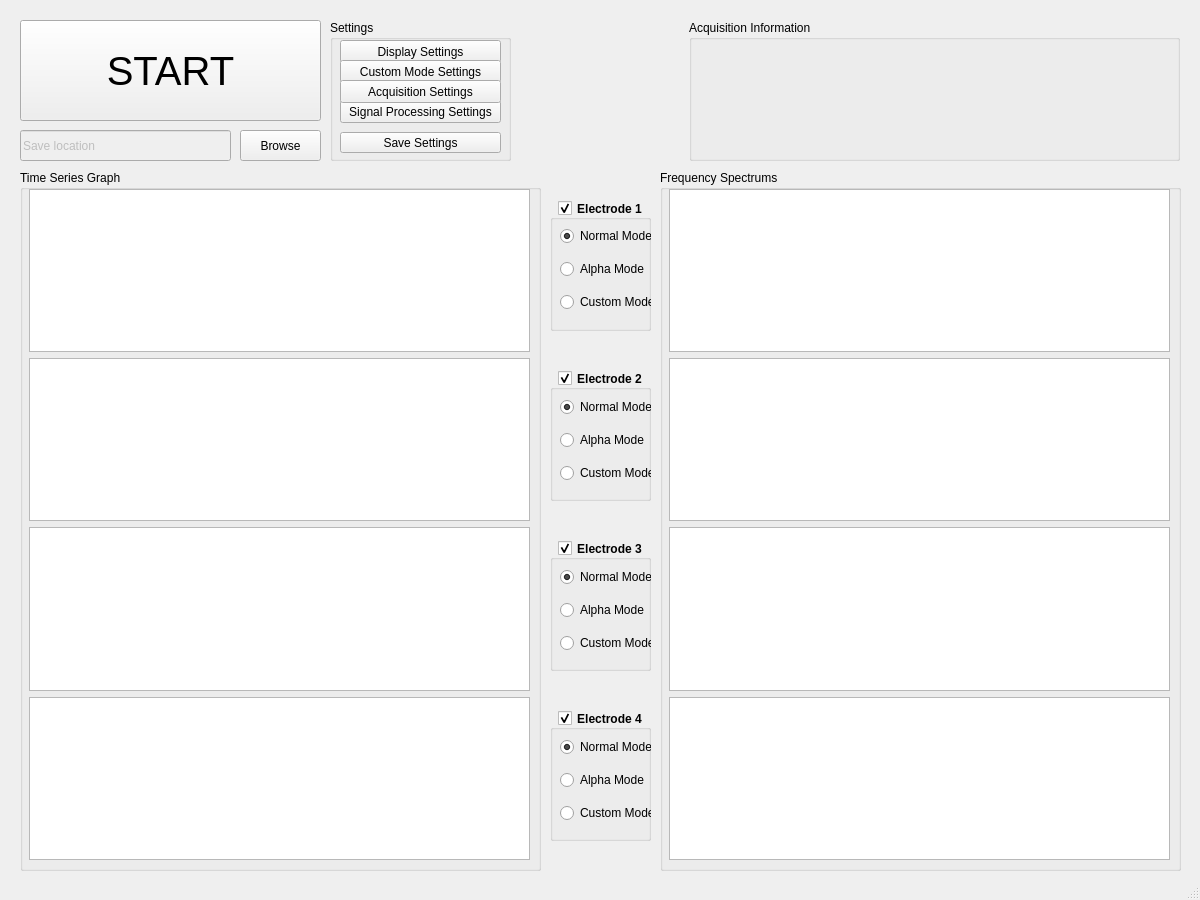
<?xml version="1.0" encoding="UTF-8"?>
<ui version="4.0">
 <class>MainWindow</class>
 <widget class="QMainWindow" name="MainWindow">
  <property name="geometry">
   <rect>
    <x>0</x>
    <y>0</y>
    <width>1200</width>
    <height>900</height>
   </rect>
  </property>
  <property name="minimumSize">
   <size>
    <width>1200</width>
    <height>900</height>
   </size>
  </property>
  <property name="maximumSize">
   <size>
    <width>1200</width>
    <height>900</height>
   </size>
  </property>
  <property name="windowTitle">
   <string>MainWindow</string>
  </property>
  <property name="dockOptions">
   <set>QMainWindow::AllowTabbedDocks|QMainWindow::AnimatedDocks</set>
  </property>
  <widget class="QWidget" name="centralwidget">
   <widget class="QPushButton" name="btn_startstop">
    <property name="geometry">
     <rect>
      <x>20</x>
      <y>20</y>
      <width>301</width>
      <height>101</height>
     </rect>
    </property>
    <property name="font">
     <font>
      <pointsize>30</pointsize>
      <weight>50</weight>
      <bold>false</bold>
      <stylestrategy>PreferDefault</stylestrategy>
      <kerning>true</kerning>
     </font>
    </property>
    <property name="cursor">
     <cursorShape>ArrowCursor</cursorShape>
    </property>
    <property name="mouseTracking">
     <bool>false</bool>
    </property>
    <property name="text">
     <string>START</string>
    </property>
    <property name="checkable">
     <bool>false</bool>
    </property>
    <property name="autoDefault">
     <bool>false</bool>
    </property>
    <property name="default">
     <bool>false</bool>
    </property>
    <property name="flat">
     <bool>false</bool>
    </property>
   </widget>
   <widget class="QPushButton" name="btn_browse">
    <property name="geometry">
     <rect>
      <x>240</x>
      <y>130</y>
      <width>81</width>
      <height>31</height>
     </rect>
    </property>
    <property name="text">
     <string>Browse</string>
    </property>
   </widget>
   <widget class="QLineEdit" name="ed_saveloc">
    <property name="enabled">
     <bool>false</bool>
    </property>
    <property name="geometry">
     <rect>
      <x>20</x>
      <y>130</y>
      <width>211</width>
      <height>31</height>
     </rect>
    </property>
    <property name="text">
     <string>Save location</string>
    </property>
   </widget>
   <widget class="QGroupBox" name="groupe_timeseries">
    <property name="geometry">
     <rect>
      <x>20</x>
      <y>170</y>
      <width>521</width>
      <height>701</height>
     </rect>
    </property>
    <property name="title">
     <string>Time Series Graph</string>
    </property>
    <widget class="QWidget" name="verticalLayoutWidget">
     <property name="geometry">
      <rect>
       <x>9</x>
       <y>19</y>
       <width>501</width>
       <height>671</height>
      </rect>
     </property>
     <layout class="QVBoxLayout" name="verticalLayout">
      <item>
       <widget class="PlotWidget" name="tsgraph_el1">
        <property name="frameShape">
         <enum>QFrame::StyledPanel</enum>
        </property>
        <property name="frameShadow">
         <enum>QFrame::Sunken</enum>
        </property>
       </widget>
      </item>
      <item>
       <widget class="PlotWidget" name="tsgraph_el2">
        <property name="frameShape">
         <enum>QFrame::StyledPanel</enum>
        </property>
       </widget>
      </item>
      <item>
       <widget class="PlotWidget" name="tsgraph_el3"/>
      </item>
      <item>
       <widget class="PlotWidget" name="tsgraph_el4"/>
      </item>
     </layout>
    </widget>
   </widget>
   <widget class="QGroupBox" name="group_frequencyspectrums">
    <property name="geometry">
     <rect>
      <x>660</x>
      <y>170</y>
      <width>521</width>
      <height>701</height>
     </rect>
    </property>
    <property name="title">
     <string>Frequency Spectrums</string>
    </property>
    <widget class="QWidget" name="verticalLayoutWidget_2">
     <property name="geometry">
      <rect>
       <x>9</x>
       <y>19</y>
       <width>501</width>
       <height>671</height>
      </rect>
     </property>
     <layout class="QVBoxLayout" name="verticalLayout_2">
      <item>
       <widget class="PlotWidget" name="fsgraph_el1"/>
      </item>
      <item>
       <widget class="PlotWidget" name="fsgraph_el2"/>
      </item>
      <item>
       <widget class="PlotWidget" name="fsgraph_el3"/>
      </item>
      <item>
       <widget class="PlotWidget" name="fsgraph_el4"/>
      </item>
     </layout>
    </widget>
   </widget>
   <widget class="QGroupBox" name="group_el1">
    <property name="geometry">
     <rect>
      <x>550</x>
      <y>200</y>
      <width>101</width>
      <height>131</height>
     </rect>
    </property>
    <property name="font">
     <font>
      <weight>75</weight>
      <italic>false</italic>
      <bold>true</bold>
     </font>
    </property>
    <property name="mouseTracking">
     <bool>false</bool>
    </property>
    <property name="title">
     <string>Electrode 1</string>
    </property>
    <property name="alignment">
     <set>Qt::AlignCenter</set>
    </property>
    <property name="flat">
     <bool>false</bool>
    </property>
    <property name="checkable">
     <bool>true</bool>
    </property>
    <property name="checked">
     <bool>true</bool>
    </property>
    <widget class="QWidget" name="verticalLayoutWidget_3">
     <property name="geometry">
      <rect>
       <x>10</x>
       <y>19</y>
       <width>91</width>
       <height>101</height>
      </rect>
     </property>
     <layout class="QVBoxLayout" name="vlay_el1">
      <item>
       <widget class="QRadioButton" name="rbnormal_el1">
        <property name="font">
         <font>
          <weight>50</weight>
          <bold>false</bold>
          <strikeout>false</strikeout>
         </font>
        </property>
        <property name="text">
         <string>Normal Mode</string>
        </property>
        <property name="checked">
         <bool>true</bool>
        </property>
       </widget>
      </item>
      <item>
       <widget class="QRadioButton" name="rbalpha_el1">
        <property name="font">
         <font>
          <weight>50</weight>
          <bold>false</bold>
          <strikeout>false</strikeout>
         </font>
        </property>
        <property name="text">
         <string>Alpha Mode</string>
        </property>
       </widget>
      </item>
      <item>
       <widget class="QRadioButton" name="rbcustom_el1">
        <property name="font">
         <font>
          <weight>50</weight>
          <bold>false</bold>
          <strikeout>false</strikeout>
         </font>
        </property>
        <property name="text">
         <string>Custom Mode</string>
        </property>
       </widget>
      </item>
     </layout>
    </widget>
   </widget>
   <widget class="QGroupBox" name="group_el2">
    <property name="geometry">
     <rect>
      <x>550</x>
      <y>370</y>
      <width>101</width>
      <height>131</height>
     </rect>
    </property>
    <property name="font">
     <font>
      <weight>75</weight>
      <italic>false</italic>
      <bold>true</bold>
     </font>
    </property>
    <property name="mouseTracking">
     <bool>false</bool>
    </property>
    <property name="title">
     <string>Electrode 2</string>
    </property>
    <property name="alignment">
     <set>Qt::AlignCenter</set>
    </property>
    <property name="flat">
     <bool>false</bool>
    </property>
    <property name="checkable">
     <bool>true</bool>
    </property>
    <property name="checked">
     <bool>true</bool>
    </property>
    <widget class="QWidget" name="verticalLayoutWidget_4">
     <property name="geometry">
      <rect>
       <x>10</x>
       <y>20</y>
       <width>91</width>
       <height>101</height>
      </rect>
     </property>
     <layout class="QVBoxLayout" name="vlay_el2">
      <item>
       <widget class="QRadioButton" name="rbnormal_el2">
        <property name="font">
         <font>
          <weight>50</weight>
          <bold>false</bold>
         </font>
        </property>
        <property name="text">
         <string>Normal Mode</string>
        </property>
        <property name="checked">
         <bool>true</bool>
        </property>
       </widget>
      </item>
      <item>
       <widget class="QRadioButton" name="rbalpha_el2">
        <property name="font">
         <font>
          <weight>50</weight>
          <bold>false</bold>
          <strikeout>false</strikeout>
         </font>
        </property>
        <property name="text">
         <string>Alpha Mode</string>
        </property>
       </widget>
      </item>
      <item>
       <widget class="QRadioButton" name="rbcustom_el2">
        <property name="font">
         <font>
          <weight>50</weight>
          <bold>false</bold>
          <strikeout>false</strikeout>
         </font>
        </property>
        <property name="text">
         <string>Custom Mode</string>
        </property>
       </widget>
      </item>
     </layout>
    </widget>
   </widget>
   <widget class="QGroupBox" name="group_el3">
    <property name="geometry">
     <rect>
      <x>550</x>
      <y>540</y>
      <width>101</width>
      <height>131</height>
     </rect>
    </property>
    <property name="font">
     <font>
      <weight>75</weight>
      <italic>false</italic>
      <bold>true</bold>
     </font>
    </property>
    <property name="mouseTracking">
     <bool>false</bool>
    </property>
    <property name="title">
     <string>Electrode 3</string>
    </property>
    <property name="alignment">
     <set>Qt::AlignCenter</set>
    </property>
    <property name="flat">
     <bool>false</bool>
    </property>
    <property name="checkable">
     <bool>true</bool>
    </property>
    <property name="checked">
     <bool>true</bool>
    </property>
    <widget class="QWidget" name="verticalLayoutWidget_5">
     <property name="geometry">
      <rect>
       <x>10</x>
       <y>20</y>
       <width>91</width>
       <height>101</height>
      </rect>
     </property>
     <layout class="QVBoxLayout" name="vlay_el3">
      <item>
       <widget class="QRadioButton" name="rbnormal_el3">
        <property name="font">
         <font>
          <weight>50</weight>
          <bold>false</bold>
          <strikeout>false</strikeout>
         </font>
        </property>
        <property name="text">
         <string>Normal Mode</string>
        </property>
        <property name="checked">
         <bool>true</bool>
        </property>
       </widget>
      </item>
      <item>
       <widget class="QRadioButton" name="rbalpha_el3">
        <property name="font">
         <font>
          <weight>50</weight>
          <bold>false</bold>
          <strikeout>false</strikeout>
         </font>
        </property>
        <property name="text">
         <string>Alpha Mode</string>
        </property>
       </widget>
      </item>
      <item>
       <widget class="QRadioButton" name="rbcustom_el3">
        <property name="font">
         <font>
          <weight>50</weight>
          <bold>false</bold>
          <strikeout>false</strikeout>
         </font>
        </property>
        <property name="text">
         <string>Custom Mode</string>
        </property>
       </widget>
      </item>
     </layout>
    </widget>
   </widget>
   <widget class="QGroupBox" name="group_el4">
    <property name="geometry">
     <rect>
      <x>550</x>
      <y>710</y>
      <width>101</width>
      <height>131</height>
     </rect>
    </property>
    <property name="font">
     <font>
      <weight>75</weight>
      <italic>false</italic>
      <bold>true</bold>
     </font>
    </property>
    <property name="mouseTracking">
     <bool>false</bool>
    </property>
    <property name="title">
     <string>Electrode 4</string>
    </property>
    <property name="alignment">
     <set>Qt::AlignCenter</set>
    </property>
    <property name="flat">
     <bool>false</bool>
    </property>
    <property name="checkable">
     <bool>true</bool>
    </property>
    <property name="checked">
     <bool>true</bool>
    </property>
    <widget class="QWidget" name="verticalLayoutWidget_6">
     <property name="geometry">
      <rect>
       <x>10</x>
       <y>20</y>
       <width>91</width>
       <height>101</height>
      </rect>
     </property>
     <layout class="QVBoxLayout" name="vlay_el4">
      <item>
       <widget class="QRadioButton" name="rbnormal_el4">
        <property name="font">
         <font>
          <weight>50</weight>
          <bold>false</bold>
          <strikeout>false</strikeout>
         </font>
        </property>
        <property name="text">
         <string>Normal Mode</string>
        </property>
        <property name="checked">
         <bool>true</bool>
        </property>
       </widget>
      </item>
      <item>
       <widget class="QRadioButton" name="rbalpha_el4">
        <property name="font">
         <font>
          <weight>50</weight>
          <bold>false</bold>
          <strikeout>false</strikeout>
         </font>
        </property>
        <property name="text">
         <string>Alpha Mode</string>
        </property>
       </widget>
      </item>
      <item>
       <widget class="QRadioButton" name="rbcustom_el4">
        <property name="font">
         <font>
          <weight>50</weight>
          <bold>false</bold>
          <strikeout>false</strikeout>
         </font>
        </property>
        <property name="text">
         <string>Custom Mode</string>
        </property>
       </widget>
      </item>
     </layout>
    </widget>
   </widget>
   <widget class="QGroupBox" name="group_acquisitioninfo">
    <property name="geometry">
     <rect>
      <x>689</x>
      <y>20</y>
      <width>491</width>
      <height>141</height>
     </rect>
    </property>
    <property name="title">
     <string>Acquisition Information</string>
    </property>
   </widget>
   <widget class="QGroupBox" name="group_settings">
    <property name="geometry">
     <rect>
      <x>330</x>
      <y>20</y>
      <width>181</width>
      <height>141</height>
     </rect>
    </property>
    <property name="title">
     <string>Settings</string>
    </property>
    <widget class="QPushButton" name="pushButton_3">
     <property name="geometry">
      <rect>
       <x>10</x>
       <y>112</y>
       <width>161</width>
       <height>21</height>
      </rect>
     </property>
     <property name="text">
      <string>Save Settings</string>
     </property>
    </widget>
    <widget class="QPushButton" name="btn_setdisplay">
     <property name="geometry">
      <rect>
       <x>10</x>
       <y>20</y>
       <width>161</width>
       <height>23</height>
      </rect>
     </property>
     <property name="text">
      <string>Display Settings</string>
     </property>
     <attribute name="buttonGroup">
      <string notr="true">buttonGroup</string>
     </attribute>
    </widget>
    <widget class="QPushButton" name="btn_setcustom">
     <property name="geometry">
      <rect>
       <x>10</x>
       <y>40</y>
       <width>161</width>
       <height>23</height>
      </rect>
     </property>
     <property name="text">
      <string>Custom Mode Settings</string>
     </property>
     <attribute name="buttonGroup">
      <string notr="true">buttonGroup</string>
     </attribute>
    </widget>
    <widget class="QPushButton" name="btn_setprocessing">
     <property name="geometry">
      <rect>
       <x>10</x>
       <y>80</y>
       <width>161</width>
       <height>23</height>
      </rect>
     </property>
     <property name="text">
      <string>Signal Processing Settings</string>
     </property>
     <attribute name="buttonGroup">
      <string notr="true">buttonGroup</string>
     </attribute>
    </widget>
    <widget class="QPushButton" name="btn_setacquisition">
     <property name="geometry">
      <rect>
       <x>10</x>
       <y>60</y>
       <width>161</width>
       <height>23</height>
      </rect>
     </property>
     <property name="text">
      <string>Acquisition Settings</string>
     </property>
     <attribute name="buttonGroup">
      <string notr="true">buttonGroup</string>
     </attribute>
    </widget>
   </widget>
   <widget class="QLabel" name="lab_logo">
    <property name="geometry">
     <rect>
      <x>520</x>
      <y>10</y>
      <width>161</width>
      <height>171</height>
     </rect>
    </property>
    <property name="text">
     <string>&lt;html&gt;&lt;head/&gt;&lt;body&gt;&lt;p&gt;&lt;img src=&quot;:/img/logo_plein.png&quot;/&gt;&lt;/p&gt;&lt;/body&gt;&lt;/html&gt;</string>
    </property>
   </widget>
  </widget>
  <widget class="QStatusBar" name="statusbar"/>
 </widget>
 <customwidgets>
  <customwidget>
   <class>PlotWidget</class>
   <extends>QGraphicsView</extends>
   <header>pyqtgraph</header>
  </customwidget>
 </customwidgets>
 <tabstops>
  <tabstop>btn_startstop</tabstop>
  <tabstop>btn_browse</tabstop>
  <tabstop>ed_saveloc</tabstop>
  <tabstop>tsgraph_el1</tabstop>
  <tabstop>tsgraph_el2</tabstop>
  <tabstop>tsgraph_el4</tabstop>
  <tabstop>fsgraph_el1</tabstop>
  <tabstop>fsgraph_el2</tabstop>
  <tabstop>fsgraph_el3</tabstop>
  <tabstop>fsgraph_el4</tabstop>
  <tabstop>group_el1</tabstop>
  <tabstop>rbnormal_el1</tabstop>
  <tabstop>rbalpha_el1</tabstop>
  <tabstop>rbcustom_el1</tabstop>
  <tabstop>group_el2</tabstop>
  <tabstop>group_el3</tabstop>
  <tabstop>pushButton_3</tabstop>
  <tabstop>btn_setdisplay</tabstop>
  <tabstop>btn_setcustom</tabstop>
  <tabstop>btn_setacquisition</tabstop>
  <tabstop>btn_setprocessing</tabstop>
  <tabstop>rbnormal_el2</tabstop>
  <tabstop>rbalpha_el2</tabstop>
  <tabstop>rbcustom_el2</tabstop>
  <tabstop>group_el4</tabstop>
  <tabstop>rbnormal_el3</tabstop>
  <tabstop>rbalpha_el3</tabstop>
  <tabstop>rbcustom_el3</tabstop>
  <tabstop>rbnormal_el4</tabstop>
  <tabstop>rbalpha_el4</tabstop>
  <tabstop>rbcustom_el4</tabstop>
 </tabstops>
 <resources>
  <include location="img.qrc"/>
 </resources>
 <connections/>
 <buttongroups>
  <buttongroup name="buttonGroup"/>
 </buttongroups>
</ui>
